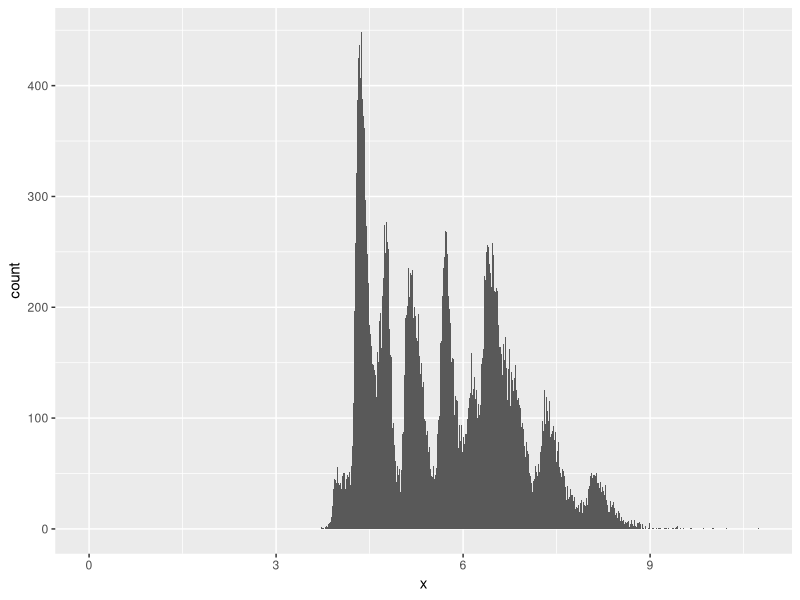
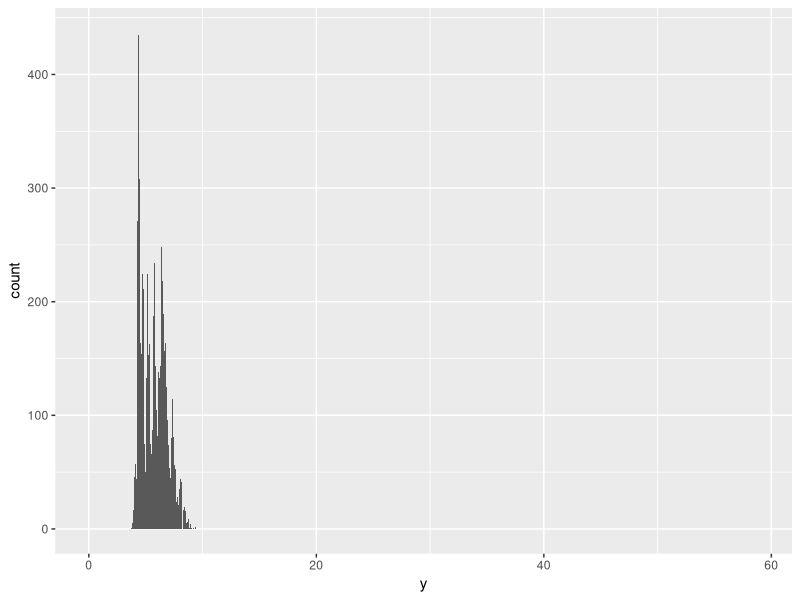
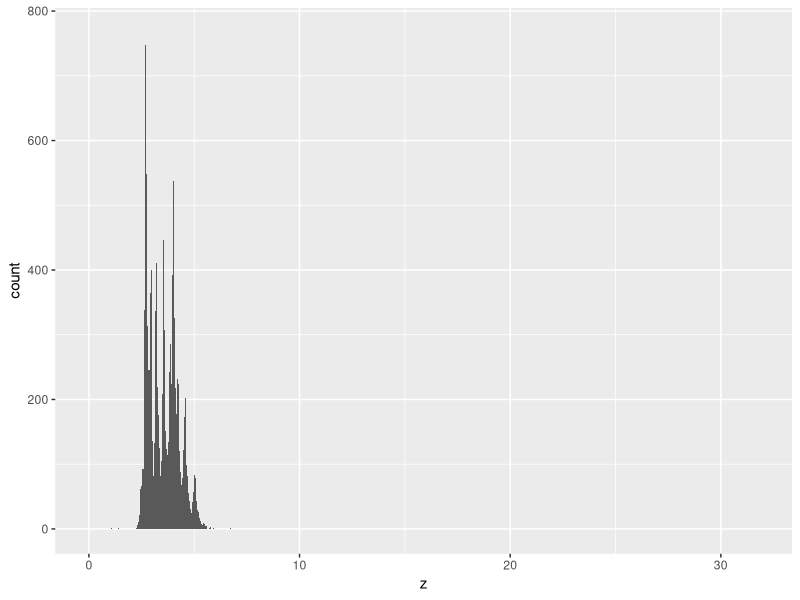
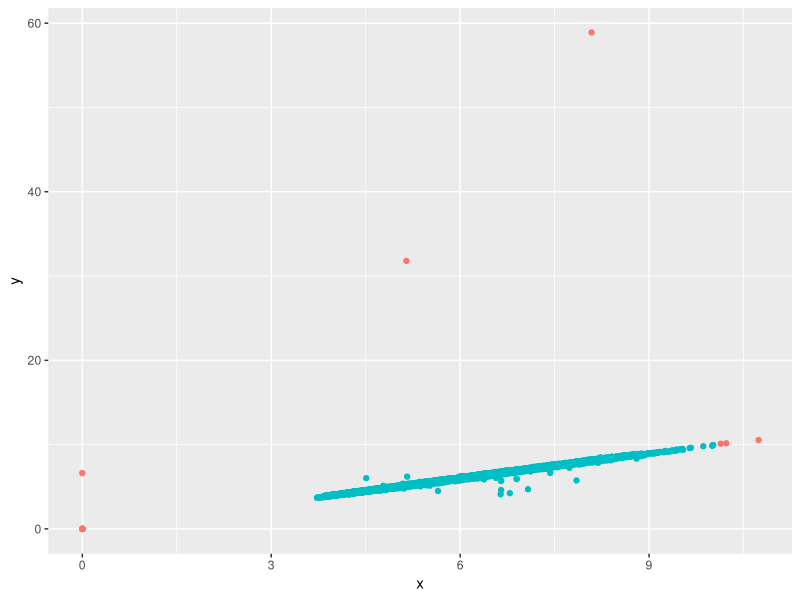
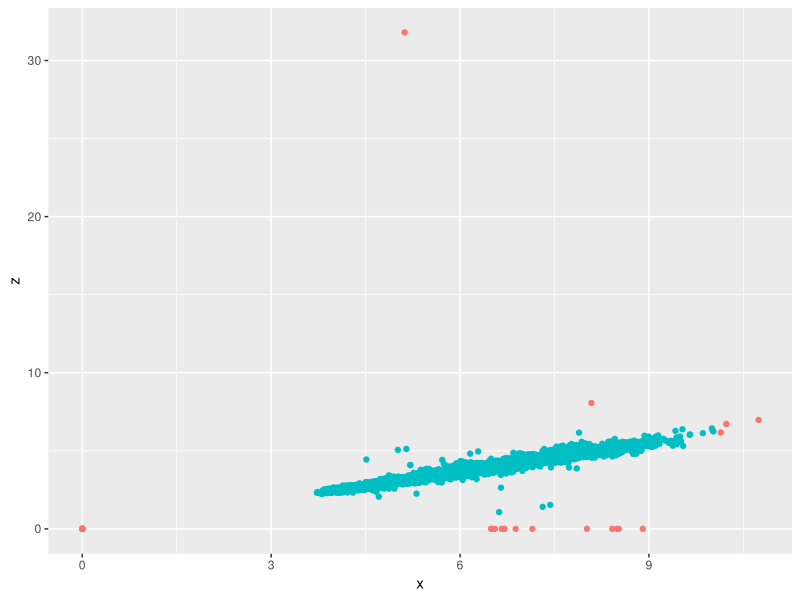
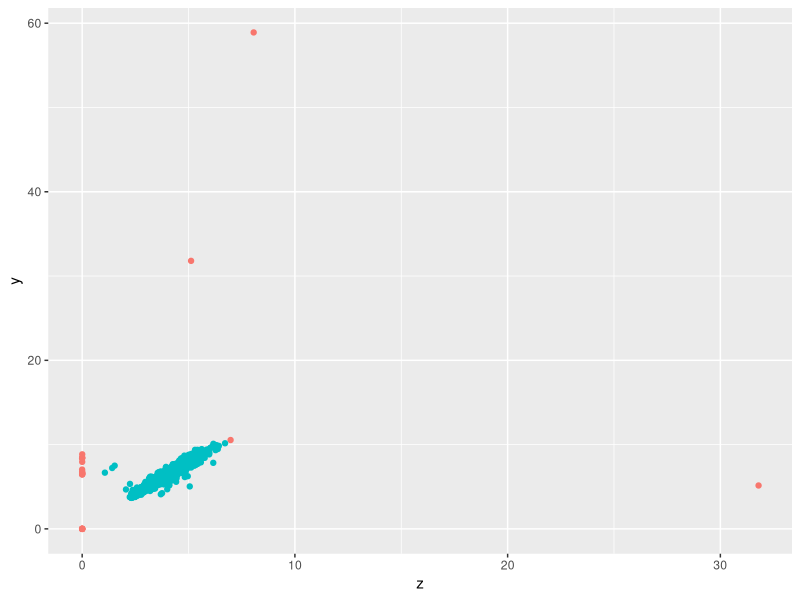
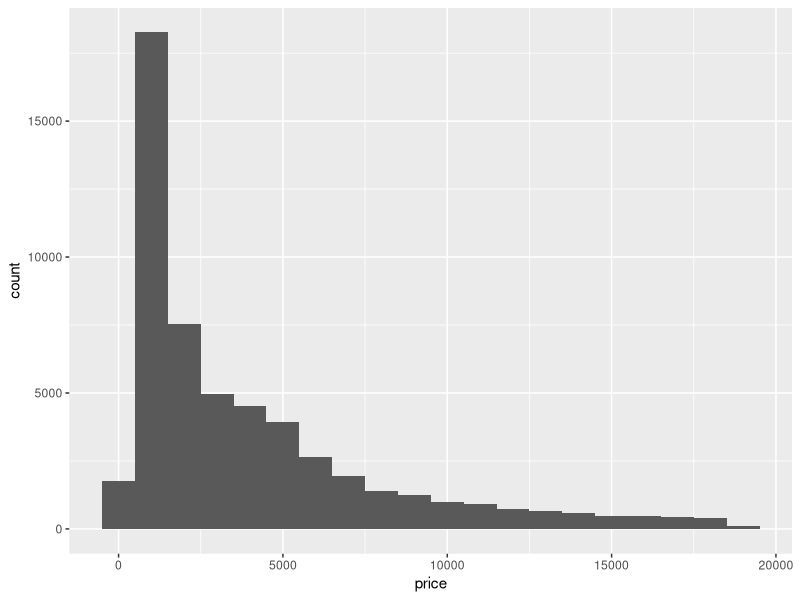
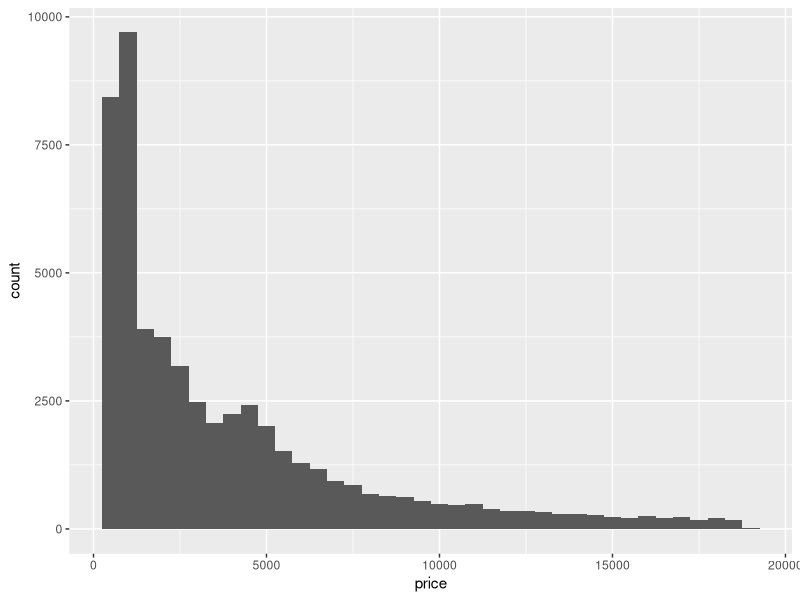

Write the R code that produced these figures, in order.
## ---- chunk 1
#1. Przeanalizuj rozkład każdej zmiennej x, y i z w zbiorze danych diamonds. Czego się dowiedziałeś? Pomyśl o diamencie i zastanów się, jak mógłbyś zdecydować, który wymiał jest długością, szerokością i głębokością.
library(tidyverse)

diamonds %>% 
  select(x, y, z) %>% 
  summary()

diamonds %>% 
  ggplot(aes(x = x)) +
  geom_histogram(binwidth = .01)

diamonds %>% 
  ggplot(aes(x = y)) +
  geom_histogram(binwidth = .01)

diamonds %>% 
  ggplot(aes(x = z)) +
  geom_histogram(binwidth = .01)

#AD1. Histogramy wydają się być prawostronnie asymetryczne (dłuższy prawy "ogon") oraz multimodalne (wiele "pików"). Występują obserwacje odstające, które mogą wskazywać na błąd wprowadzenia danych. 
diamonds %>% 
  select(x, y, z) %>% 
  filter(quantile(x, .0005) >= x | 
           quantile(x, .99995) <= x |
           quantile(y, .00005) >= y |
           quantile(y, .99995) <= y |
           quantile(z, .00005) >= z |
           quantile(z, .99995) <= z)

diamonds %>% 
  ggplot(aes(x = x, y = y, color = !(quantile(x, .00005) >= x | 
           quantile(x, .99995) <= x |
           quantile(y, .00005) >= y |
           quantile(y, .99995) <= y))) +
  geom_jitter() +
  theme(legend.position = "none")

diamonds %>% 
  ggplot(aes(x = x, y = z, color = !(quantile(x, .00005) >= x | 
           quantile(x, .99995) <= x |
           quantile(z, .00005) >= z |
           quantile(z, .99995) <= z))) +
  geom_jitter() +
  theme(legend.position = "none")

diamonds %>% 
  ggplot(aes(x = z, y = y, color = !(quantile(z, .00005) >= z | 
           quantile(z, .99995) <= z |
           quantile(y, .00005) >= y |
           quantile(y, .99995) <= y))) +
  geom_jitter() +
  theme(legend.position = "none")

#AD1. W pomocy do zbioru danych opisano zmienne:
#x - długośc w mm
#y - szerokość w mm
#z - głębokośc w mm.
#Jeśli sam miałbym zgadywać, wtedy opierałbym się na wartościach rozstępu międzyćwiartkowego (pozbywając się wartości odstających). Zauważam, że zmienne x i y przyjmują bardzo podobne wartości, a zmienna z wartości mniejsze. Zgadywałbym, że długość i szerokość odnoszą się do wielkości korony, która kształt ma zazwyczaj zaokrąglony, dlatego obie zmienne przyjmują podobne wartości. Co zostawia zmienną z przyjmującą wartości od podstawy do tafli diamentu. 

#2. Zbadaj rozkład zmiennej price. Czy zayważyłęś coś niezwykłego lub zaskakującego? (Wskazówka: pomyśl o binwidth i upewnij się, że wypróbowałeś wiele wartości tego argumentu).
diamonds %>% 
  select(price) %>% 
  summary()

for(i in c(1000, 500, 250, 100, 50, 25, 10)){
  print(ggplot(diamonds, aes(x = price)) +
          geom_histogram(binwidth = i))
}

#AD2. Rozkład zmiennej jest ponownie prawostronnie asymetryczny. Przy zmianie argumentu binwidth na mniejszy zauważyć można na wykresie, że w zbiorze danych nie ma obserwacji o diamentach, których wartość wynosi ok 1,500$.

#3. Ile jest diamentów .99-karatowych? Ile jest 1-karatowych? Jak myślisz, z czego wynika różnica?
diamonds %>% 
  filter(carat == .99 | carat == 1) %>% 
  group_by(carat) %>% 
  summarise(n = n())

#AD3. W zbiorze danych znajdują się 23 obserwacje diamentów o wadze .99 karatu oraz 1558 obserwacji o wadze 1 pełnego karatu. Zgaduję, że waga, która wyrażona jest liczbą całkowitą jest więcej warta, dlatego popularne jest cięcie diamentów właśnie w taki sposób. 

#4. Porównaj wynik działania funkcji <coord_cartesian()> z <xlim()> lub <ylim()> podczas powiększania histogramu. Co się stanie, jeśli nie skonfigurujesz argumentu binwidth? Co się stanie, jeśli spróbyjesz powiększyć wykres tak, aby widoczna była tylko połowa słupków?
ggplot(diamonds, aes(x = carat)) +
  geom_histogram(binwidth = .5)

ggplot(diamonds, aes(x = carat)) +
  geom_histogram(binwidth = .5) +
  coord_cartesian(xlim = c(0, 5),
                  ylim = c(0, 30000))

ggplot(diamonds, aes(x = carat)) +
  geom_histogram() +
  coord_cartesian(xlim = c(0,5),
                  ylim = c(0, 30000))

ggplot(diamonds, aes(x = carat)) +
  geom_histogram(binwidth = .5) +
  xlim(0, 5) +
  ylim(0, 30000)

#AD4. Funkcja >coord_cartesian()> ogranicza wykres do wskazanego wycinka według podanych współrzędnych, przy czym wykres tworzony jest w całości (jedynie wyświetlana jest jego część). W przypadku funkcji <xlim()> i <ylim()>, te ograniczają wykres według współrzędnych, po czym jest on tworzony na ograniczonych osiach. Mogą wystąpić pominięcia pewnych obserwacji stosując te dwie funkcje. 
